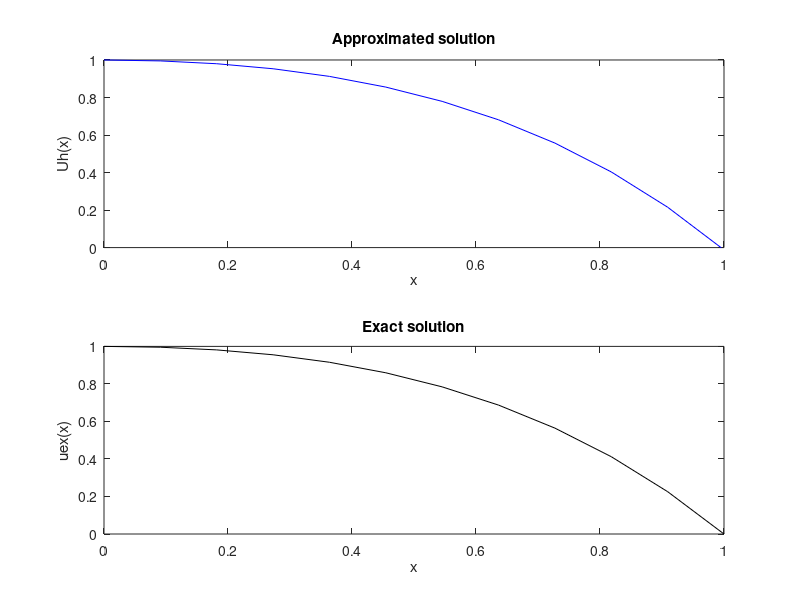

Reproduce this figure in MATLAB.
clearvars, close all

% % Finding the exact solution with syms tool
% syms u(x) a(x) f(x)
% Du=diff(u,1);
% f=1;
% a=exp(-x);
% temp_uex=dsolve(-diff((a*Du),1)==f);
% temp_uex=simplify(temp_uex); 
% %uex=vectorize(uex)
% temp_uex
% temp_duex=diff(temp_uex,1)
% der_value_in0=subs(temp_duex,x,0)
% C1=0 % value of integration constant. Can be seen as u'(0).
% uex = exp(x)*(C1 - x + 1);
% duex=diff(uex,1)
% der_value_in1=subs(duex,x,1)

% We now want to force a Dirichlet BC in addition to the Neumann BCs, in
% order to have an univocal solution.

L=1; % b-a
n=10; % # spacings 
h=L/(n+1); % Mesh step, (n+1) elements, (n+2) total nodes.
f=@(x)1+0.*x; 
a=@(x)exp(-x);

xnodes=linspace(0,L,n+2);

g0=0; g1=-exp(1); % Neumann BCs.
u0=1; % Initial condition, needed to uniform the approximated solution and the exact one - otherwise I'd have infinite solutions respecting Neumann BCs, different by a constant C. 

uex=@(x)(exp(x).*(g0 - x + 1));

diag = [a(xnodes(2:end-1)-1/2*h)+a(xnodes(2:end-1)+1/2*h), 3/2]; % Added first and last element to implement one-sided derivatives approximation.
offdiaginf = [-a(xnodes(3:end-1)-1/2*h), -2, 0]; % spdiags ignores last value.
offdiagsup = [0, -a(xnodes(2:end-1)+1/2*h)]; % spdiags ignores first value.

% Create the sparse matrix using spdiags().
A = spdiags([offdiaginf', diag', offdiagsup'], -1:1, n+1, n+1);

% The following value needs to be add in order tu fully implement Neumann conditions (using the one-sided derivatives approximation).
A(end,end-2)=1/2; 

A=[A; 2, -1/2, zeros(1,n-1)]; % Adding Neumann conditions in 0 (last row).

A=A/h^2;

b=[f(xnodes(2:end-1)), g1/h, g0/h+3/2*u0/h^2]; % Known term with Neumann conditions in x=0 (last position) and x=1 (penultimate position).
b(1)=b(1)+u0*a(xnodes(2)-1/2*h)/h^2;  % Modified with Dirichlet BC in 0 in order to have an unique solution.
b=b'; % Known term (column)

Uh=A\b;

Uh=[u0;Uh]; % Adding initial condition u0 for plotting.

subplot(2,1,1);
plot(xnodes,Uh,'b-')
xlim([0 1])
ylim([0 1])
xlabel('x'), ylabel('Uh(x)'), title('Approximated solution')
subplot(2,1,2);
plot(xnodes,uex(xnodes),'k-')
xlabel('x'), ylabel('uex(x)'), title('Exact solution')
fprintf('h = %12.10e err = %12.10e\n',h,norm(Uh'-uex(xnodes),'inf'));
